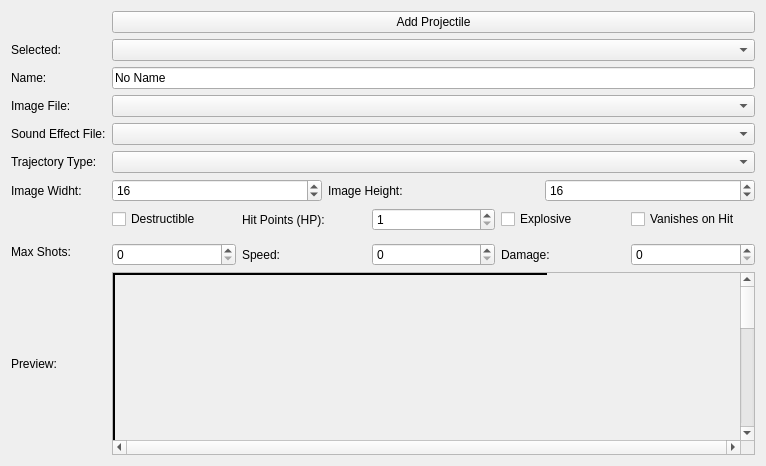
<?xml version="1.0" encoding="UTF-8"?>
<ui version="4.0">
 <class>projectile_edit</class>
 <widget class="QWidget" name="projectile_edit">
  <property name="geometry">
   <rect>
    <x>0</x>
    <y>0</y>
    <width>766</width>
    <height>466</height>
   </rect>
  </property>
  <property name="windowTitle">
   <string>Form</string>
  </property>
  <layout class="QGridLayout" name="gridLayout">
   <item row="0" column="0">
    <layout class="QGridLayout" name="gridLayout_8"/>
   </item>
   <item row="1" column="0">
    <layout class="QGridLayout" name="gridLayout_10">
     <property name="bottomMargin">
      <number>0</number>
     </property>
     <item row="3" column="0">
      <widget class="QLabel" name="label_26">
       <property name="text">
        <string>Name: </string>
       </property>
      </widget>
     </item>
     <item row="2" column="1">
      <widget class="QComboBox" name="projectileList_combo"/>
     </item>
     <item row="11" column="1">
      <layout class="QHBoxLayout" name="horizontalLayout_2">
       <property name="topMargin">
        <number>0</number>
       </property>
       <item>
        <widget class="QCheckBox" name="projectileDestructibleCheckBox">
         <property name="text">
          <string>Destructible</string>
         </property>
        </widget>
       </item>
       <item>
        <widget class="QLabel" name="label_33">
         <property name="text">
          <string>Hit Points (HP):</string>
         </property>
        </widget>
       </item>
       <item>
        <widget class="QSpinBox" name="projectileHitPointsSpinBox">
         <property name="minimum">
          <number>1</number>
         </property>
        </widget>
       </item>
       <item>
        <widget class="QCheckBox" name="explosive_checkBox">
         <property name="text">
          <string>Explosive</string>
         </property>
        </widget>
       </item>
       <item>
        <widget class="QCheckBox" name="vanishOnHit_checkBox">
         <property name="text">
          <string>Vanishes on Hit</string>
         </property>
        </widget>
       </item>
      </layout>
     </item>
     <item row="8" column="1">
      <layout class="QHBoxLayout" name="horizontalLayout">
       <property name="topMargin">
        <number>0</number>
       </property>
       <item>
        <widget class="QSpinBox" name="img_w">
         <property name="minimum">
          <number>1</number>
         </property>
         <property name="maximum">
          <number>320</number>
         </property>
         <property name="value">
          <number>16</number>
         </property>
        </widget>
       </item>
       <item>
        <widget class="QLabel" name="label_31">
         <property name="text">
          <string>Image Height:</string>
         </property>
        </widget>
       </item>
       <item>
        <widget class="QSpinBox" name="img_h">
         <property name="minimum">
          <number>1</number>
         </property>
         <property name="maximum">
          <number>240</number>
         </property>
         <property name="value">
          <number>16</number>
         </property>
        </widget>
       </item>
      </layout>
     </item>
     <item row="14" column="0">
      <widget class="QLabel" name="label_29">
       <property name="text">
        <string>Preview:</string>
       </property>
      </widget>
     </item>
     <item row="12" column="0">
      <widget class="QLabel" name="label_2">
       <property name="text">
        <string>Max Shots:</string>
       </property>
      </widget>
     </item>
     <item row="6" column="0">
      <widget class="QLabel" name="label_28">
       <property name="text">
        <string>Trajectory Type:</string>
       </property>
      </widget>
     </item>
     <item row="3" column="1">
      <widget class="QLineEdit" name="name">
       <property name="text">
        <string>No Name</string>
       </property>
       <property name="maxLength">
        <number>30</number>
       </property>
      </widget>
     </item>
     <item row="0" column="1">
      <widget class="QPushButton" name="pushButton">
       <property name="text">
        <string>Add Projectile</string>
       </property>
      </widget>
     </item>
     <item row="11" column="0">
      <widget class="QLabel" name="label_32">
       <property name="text">
        <string/>
       </property>
      </widget>
     </item>
     <item row="8" column="0">
      <widget class="QLabel" name="label_30">
       <property name="text">
        <string>Image Widht:</string>
       </property>
      </widget>
     </item>
     <item row="4" column="0">
      <widget class="QLabel" name="label_27">
       <property name="text">
        <string>Image File:</string>
       </property>
      </widget>
     </item>
     <item row="6" column="1">
      <widget class="QComboBox" name="trajectory"/>
     </item>
     <item row="14" column="1">
      <widget class="QScrollArea" name="scrollArea_3">
       <property name="sizePolicy">
        <sizepolicy hsizetype="Expanding" vsizetype="Expanding">
         <horstretch>0</horstretch>
         <verstretch>0</verstretch>
        </sizepolicy>
       </property>
       <property name="verticalScrollBarPolicy">
        <enum>Qt::ScrollBarAlwaysOn</enum>
       </property>
       <property name="horizontalScrollBarPolicy">
        <enum>Qt::ScrollBarAlwaysOn</enum>
       </property>
       <property name="widgetResizable">
        <bool>false</bool>
       </property>
       <widget class="QWidget" name="scrollAreaWidgetContents_3">
        <property name="geometry">
         <rect>
          <x>0</x>
          <y>0</y>
          <width>434</width>
          <height>558</height>
         </rect>
        </property>
        <property name="sizePolicy">
         <sizepolicy hsizetype="Expanding" vsizetype="Expanding">
          <horstretch>100</horstretch>
          <verstretch>100</verstretch>
         </sizepolicy>
        </property>
        <property name="autoFillBackground">
         <bool>true</bool>
        </property>
        <widget class="projectilePreviewArea" name="projectilePreviewAreaWidget" native="true">
         <property name="geometry">
          <rect>
           <x>0</x>
           <y>0</y>
           <width>651</width>
           <height>581</height>
          </rect>
         </property>
         <property name="styleSheet">
          <string notr="true">border: 2px solid black;</string>
         </property>
        </widget>
       </widget>
      </widget>
     </item>
     <item row="4" column="1">
      <widget class="QComboBox" name="graphic_filename"/>
     </item>
     <item row="12" column="1">
      <layout class="QHBoxLayout" name="horizontalLayout_4">
       <property name="topMargin">
        <number>6</number>
       </property>
       <item>
        <widget class="QSpinBox" name="max_shots"/>
       </item>
       <item>
        <widget class="QLabel" name="label_3">
         <property name="text">
          <string>Speed:</string>
         </property>
        </widget>
       </item>
       <item>
        <widget class="QSpinBox" name="speed"/>
       </item>
       <item>
        <widget class="QLabel" name="label_4">
         <property name="text">
          <string>Damage:</string>
         </property>
        </widget>
       </item>
       <item>
        <widget class="QSpinBox" name="damage"/>
       </item>
      </layout>
     </item>
     <item row="5" column="0">
      <widget class="QLabel" name="label">
       <property name="text">
        <string>Sound Effect File:</string>
       </property>
      </widget>
     </item>
     <item row="5" column="1">
      <widget class="QComboBox" name="sfxFilename_comboBox"/>
     </item>
     <item row="2" column="0">
      <widget class="QLabel" name="label_5">
       <property name="text">
        <string>Selected:</string>
       </property>
      </widget>
     </item>
    </layout>
   </item>
  </layout>
 </widget>
 <customwidgets>
  <customwidget>
   <class>projectilePreviewArea</class>
   <extends>QWidget</extends>
   <header>projectilepreviewarea.h</header>
   <container>1</container>
  </customwidget>
 </customwidgets>
 <resources/>
 <connections/>
</ui>
